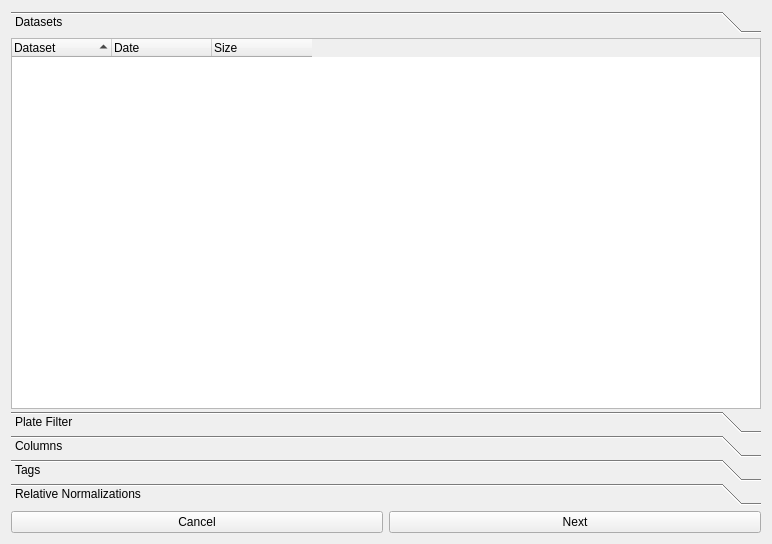
<?xml version="1.0" encoding="UTF-8"?>
<ui version="4.0">
 <class>DashOptions</class>
 <widget class="QWidget" name="DashOptions">
  <property name="geometry">
   <rect>
    <x>0</x>
    <y>0</y>
    <width>772</width>
    <height>544</height>
   </rect>
  </property>
  <property name="windowTitle">
   <string>Form</string>
  </property>
  <layout class="QGridLayout" name="gridLayout">
   <item row="2" column="1">
    <widget class="QPushButton" name="next">
     <property name="text">
      <string>Next</string>
     </property>
    </widget>
   </item>
   <item row="2" column="0">
    <widget class="QPushButton" name="pushButton_2">
     <property name="text">
      <string>Cancel</string>
     </property>
    </widget>
   </item>
   <item row="0" column="0" colspan="2">
    <widget class="QToolBox" name="toolBox">
     <property name="currentIndex">
      <number>0</number>
     </property>
     <property name="tabSpacing">
      <number>2</number>
     </property>
     <widget class="QWidget" name="page">
      <property name="geometry">
       <rect>
        <x>0</x>
        <y>0</y>
        <width>754</width>
        <height>366</height>
       </rect>
      </property>
      <attribute name="label">
       <string>Datasets</string>
      </attribute>
      <layout class="QVBoxLayout" name="verticalLayout">
       <property name="spacing">
        <number>0</number>
       </property>
       <property name="leftMargin">
        <number>0</number>
       </property>
       <property name="topMargin">
        <number>3</number>
       </property>
       <property name="rightMargin">
        <number>0</number>
       </property>
       <property name="bottomMargin">
        <number>0</number>
       </property>
       <item>
        <widget class="QTreeWidget" name="datasets">
         <property name="sortingEnabled">
          <bool>true</bool>
         </property>
         <property name="headerHidden">
          <bool>false</bool>
         </property>
         <attribute name="headerVisible">
          <bool>true</bool>
         </attribute>
         <attribute name="headerStretchLastSection">
          <bool>false</bool>
         </attribute>
         <column>
          <property name="text">
           <string notr="true">Dataset</string>
          </property>
         </column>
         <column>
          <property name="text">
           <string>Date</string>
          </property>
         </column>
         <column>
          <property name="text">
           <string>Size</string>
          </property>
         </column>
        </widget>
       </item>
      </layout>
     </widget>
     <widget class="QWidget" name="page_5">
      <property name="geometry">
       <rect>
        <x>0</x>
        <y>0</y>
        <width>754</width>
        <height>366</height>
       </rect>
      </property>
      <attribute name="label">
       <string>Plate Filter</string>
      </attribute>
      <widget class="QLabel" name="label">
       <property name="geometry">
        <rect>
         <x>120</x>
         <y>30</y>
         <width>331</width>
         <height>161</height>
        </rect>
       </property>
       <property name="text">
        <string>Purpose of this is to be able to process data in a per plate, filtering manner, selecting cols / rows with respect to each plates + tags + data :) </string>
       </property>
       <property name="wordWrap">
        <bool>true</bool>
       </property>
      </widget>
     </widget>
     <widget class="QWidget" name="page_2">
      <property name="geometry">
       <rect>
        <x>0</x>
        <y>0</y>
        <width>754</width>
        <height>366</height>
       </rect>
      </property>
      <attribute name="label">
       <string>Columns</string>
      </attribute>
     </widget>
     <widget class="QWidget" name="page_3">
      <property name="geometry">
       <rect>
        <x>0</x>
        <y>0</y>
        <width>754</width>
        <height>366</height>
       </rect>
      </property>
      <attribute name="label">
       <string>Tags</string>
      </attribute>
     </widget>
     <widget class="QWidget" name="page_4">
      <property name="geometry">
       <rect>
        <x>0</x>
        <y>0</y>
        <width>754</width>
        <height>366</height>
       </rect>
      </property>
      <attribute name="label">
       <string>Relative Normalizations</string>
      </attribute>
     </widget>
    </widget>
   </item>
  </layout>
 </widget>
 <resources/>
 <connections/>
</ui>
